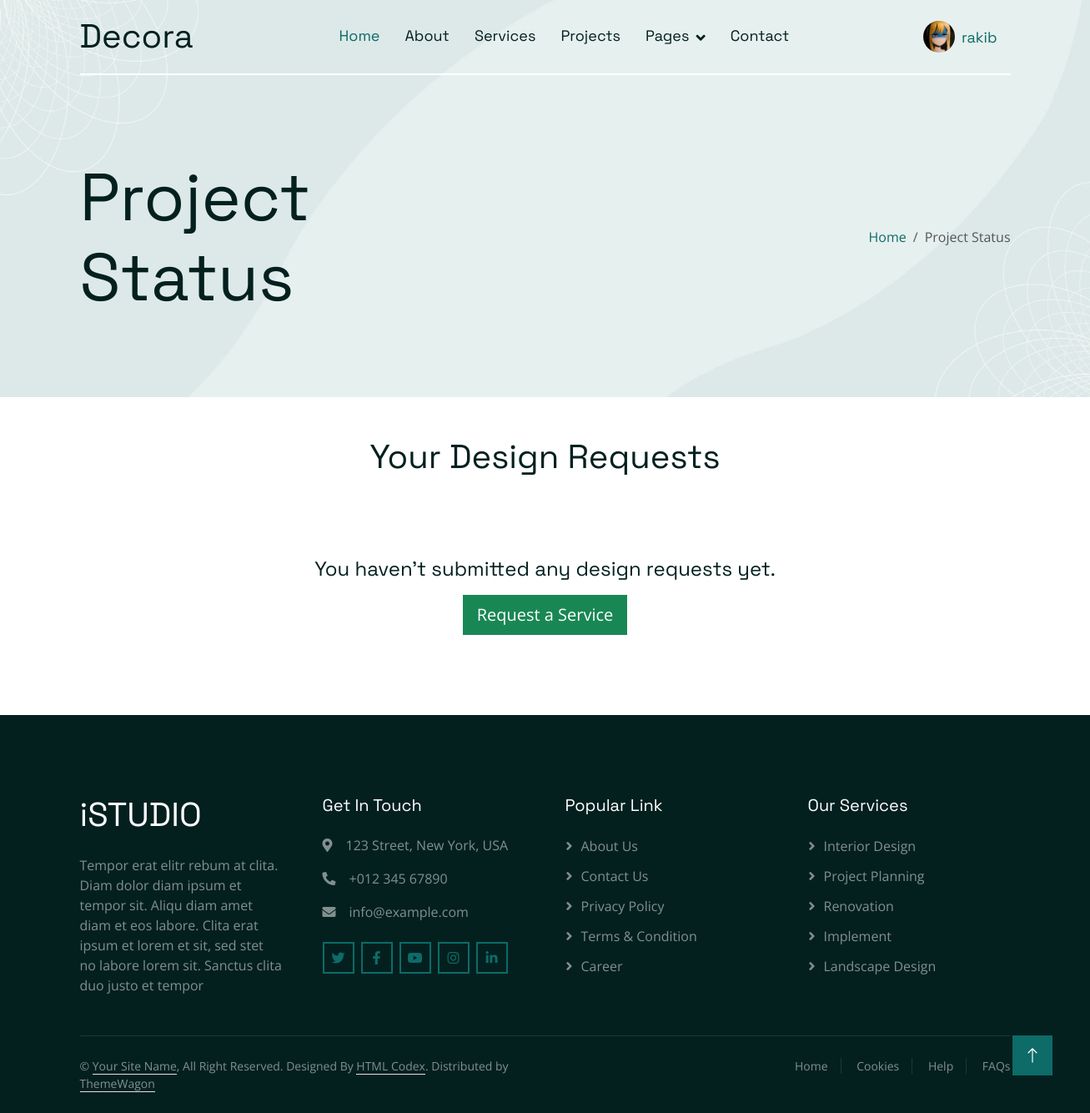
The app's page /project_status.php (signed in), older data.
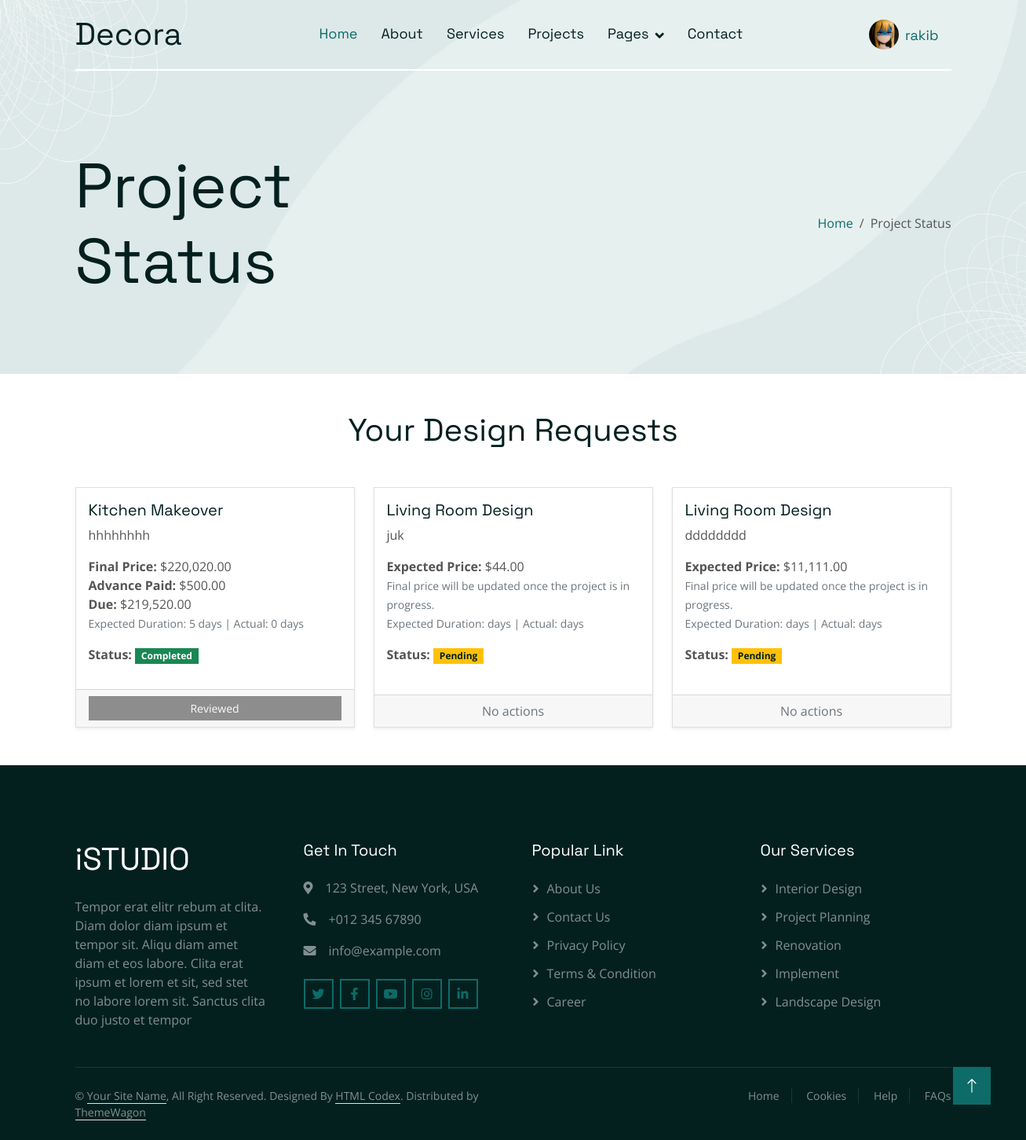
The same page, newer data.
### tables this page shows
CREATE TABLE `service_requests` (
  `id` int(11) NOT NULL,
  `user_id` int(11) DEFAULT NULL,
  `service_id` int(11) DEFAULT NULL,
  `professional_id` int(11) DEFAULT NULL,
  `describe` text DEFAULT NULL,
  `status` enum('pending','in_progress','completed','cancelled') DEFAULT 'pending',
  `price` decimal(10,2) DEFAULT NULL,
  `advance_price` decimal(10,2) NOT NULL DEFAULT 0.00,
  `due_price` decimal(10,2) NOT NULL DEFAULT 0.00,
  `start_date` datetime DEFAULT NULL,
  `end_date` datetime DEFAULT NULL,
  `created_at` datetime DEFAULT current_timestamp(),
  `updated_at` datetime DEFAULT current_timestamp() ON UPDATE current_timestamp(),
  `custom_service` tinyint(1) DEFAULT 0,
  `custom_service_description` text DEFAULT NULL,
  `expected_duration` int(11) DEFAULT NULL,
  `duration` int(11) DEFAULT NULL,
  `expected_price` decimal(10,2) DEFAULT NULL
);

CREATE TABLE `services` (
  `id` int(11) NOT NULL,
  `service_name` varchar(255) NOT NULL,
  `description` text NOT NULL,
  `avg_price` decimal(10,2) DEFAULT NULL,
  `image_url` varchar(255) DEFAULT NULL,
  `created_at` datetime DEFAULT current_timestamp(),
  `updated_at` datetime DEFAULT current_timestamp() ON UPDATE current_timestamp()
);

### project_status.php (the view, shortened to what this page needs)
<?php
$mydb = new mysqli("localhost", "root", "", "decora");
$user_id = $_SESSION['id'];
$sql = "SELECT sr.*, s.service_name
        FROM service_requests sr
        LEFT JOIN services s ON sr.service_id = s.id
        WHERE sr.user_id = $user_id
        ORDER BY sr.created_at DESC";
$result = $mydb->query($sql);
?>
<!DOCTYPE html>
<html lang="en">
<head>
    <link href="https://cdnjs.cloudflare.com/ajax/libs/font-awesome/5.10.0/css/all.min.css" rel="stylesheet">
    <link href="https://cdn.jsdelivr.net/npm/bootstrap-icons@1.4.1/font/bootstrap-icons.css" rel="stylesheet">
    <link href="lib/animate/animate.min.css" rel="stylesheet">
    <link href="lib/owlcarousel/assets/owl.carousel.min.css" rel="stylesheet">
    <link href="css/bootstrap.min.css" rel="stylesheet">
    <link href="css/style.css" rel="stylesheet">
</head>
<body>
<?php include("inc/nav.php"); ?>
<div class="container-fluid pb-5 bg-primary hero-header">
    <div class="container py-5">
        <div class="row g-3 align-items-center">
            <div class="col-lg-6 text-center text-lg-start">
                <h1 class="display-1 mb-0 animated slideInLeft">Project Status</h1>
            </div>
            <div class="col-lg-6 animated slideInRight">
                <nav aria-label="breadcrumb">
                    <ol class="breadcrumb justify-content-center justify-content-lg-end mb-0">
                        <li class="breadcrumb-item"><a class="text-primary" href="index.php">Home</a></li>
                        <li class="breadcrumb-item text-secondary active" aria-current="page">Project Status</li>
                    </ol>
                </nav>
            </div>
        </div>
    </div>
</div>
<div class="py-5">
    <div class="container">
        <h1 class="text-center mb-5 wow fadeIn" data-wow-delay="0.1s">Your Design Requests</h1>
        <?php if($result->num_rows > 0): ?>
            <div class="row g-4 wow fadeIn" data-wow-delay="0.3s">
                <?php while($req = $result->fetch_object()): ?>
                <div class="col-md-6 col-lg-4">
                    <div class="card shadow-sm h-100">
                        <div class="card-body">
                            <h5 class="card-title"><?= $req->service_name ?? $req->custom_service_description; ?></h5>
                            <p class="card-text"><?= nl2br($req->describe); ?></p>
                            <p>
                                <?php if($req->price > 0): ?>
                                    <strong>Final Price: </strong>$<?= number_format($req->price, 2); ?><br>
                                    <strong>Advance Paid: </strong>$<?= number_format($req->advance_price, 2); ?><br>
                                    <strong>Due: </strong>$<?= number_format($req->due_price, 2); ?><br>
                                <?php else: ?>
                                    <strong>Expected Price: </strong>$<?= number_format($req->expected_price, 2); ?><br>
                                    <small class="text-muted">Final price will be updated once the project is in progress.</small><br>
                                <?php endif; ?>
                                <small class="text-muted">Expected Duration: <?= $req->expected_duration ?> days | Actual: <?= $req->duration ?> days</small>
                            </p>
                            <p>
                                <strong>Status: </strong>
                                <?php
                                    switch($req->status) {
                                        case 'pending': echo '<span class="badge bg-warning text-dark">Pending</span>'; break;
                                        case 'completed': echo '<span class="badge bg-success">Completed</span>'; break;
                                    }
                                ?>
                            </p>
                        </div>
                        <div class="card-footer text-center">
                            <?php
                            $reviewCheck = $mydb->query("SELECT id FROM reviews WHERE service_request_id=".$req->id." LIMIT 1");
                            $reviewExists = $reviewCheck->num_rows > 0;
                            ?>
                            <?php if($req->status == 'completed'): ?>
                                <?php if($reviewExists): ?>
                                    <button class="btn btn-sm btn-secondary w-100" disabled>Reviewed</button>
                                <?php else: ?>
                                    <a href="review.php?rid=<?= $req->id; ?>" class="btn btn-sm btn-primary w-100">Leave Review</a>
                                <?php endif; ?>
                            <?php else: ?>
                                <span class="text-muted">No actions</span>
                            <?php endif; ?>
                        </div>
                    </div>
                </div>
                <?php endwhile; ?>
            </div>
        <?php else: ?>
            <div class="text-center py-5 wow fadeIn" data-wow-delay="0.3s">
                <h4 class="mb-3">You haven't submitted any design requests yet.</h4>
                <a href="service.php" class="btn btn-success btn-lg">Request a Service</a>
            </div>
        <?php endif; ?>
    </div>
</div>
<?php include("inc/footer.php"); ?>
<a href="#!" class="btn btn-lg btn-primary btn-lg-square back-to-top"><i class="bi bi-arrow-up"></i></a>
</body>
</html>

### inc/nav.php (shortened to what this page needs)
<?php
$mydb = new mysqli("localhost","root","","decora");
if (isset($_SESSION['id'])) {
    $user_id = $_SESSION['id'];
    $res = $mydb->query("SELECT COUNT(*) AS total FROM service_requests WHERE user_id=$user_id");
}
?>
<div class="container-fluid sticky-top">
    <div class="container">
        <nav class="navbar navbar-expand-lg navbar-light border-bottom border-2 border-white">
            <a href="index.php" class="navbar-brand">
                <h1 class="m-0">Decora</h1>
            </a>
            <div class="collapse navbar-collapse" id="navbarCollapse">
                <div class="navbar-nav mx-auto">
                    <a href="index.php" class="nav-item nav-link active">Home</a>
                    <a href="about.html" class="nav-item nav-link">About</a>
                    <a href="service.php" class="nav-item nav-link">Services</a>
                    <a href="project.html" class="nav-item nav-link">Projects</a>
                    <div class="nav-item dropdown">
                        <a href="#!" class="nav-link dropdown-toggle" data-bs-toggle="dropdown">Pages</a>
                    </div>
                    <a href="contact.php" class="nav-item nav-link">Contact</a>
                </div>
            </div>
            <div class="d-none d-lg-flex ms-3 align-items-center">
                <?php if (!isset($_SESSION["isvalid"])) { ?>
                    <a href="login.php" class="nav-link">
                        <button class="btn btn-outline-success">Log in</button>
                    </a>
                <?php } else { ?>
                    <div class="nav-item dropdown">
                        <a class="nav-link d-flex align-items-center" href="#" data-bs-toggle="dropdown">
                            <img src="<?php if(isset($_SESSION["pic"])){echo $_SESSION["pic"];}else{echo 'img/no_profile.jpg';} ?>" width="38" height="38" class="rounded-circle me-2">
                            <span class="fw-semibold"><?php echo $_SESSION["name"]; ?></span>
                        </a>
                    </div>
                <?php } ?>
            </div>
        </nav>
    </div>
</div>

### inc/footer.php
<div class="container-fluid bg-dark text-white-50 footer pt-5">
        <div class="container py-5">
            <div class="row g-5">
                <div class="col-md-6 col-lg-3 wow fadeIn" data-wow-delay="0.1s">
                    <a href="index.html" class="d-inline-block mb-3">
                        <h1 class="text-white">iSTUDIO</h1>
                    </a>
                    <p class="mb-0">Tempor erat elitr rebum at clita. Diam dolor diam ipsum et tempor sit. Aliqu diam
                        amet diam et eos labore. Clita erat ipsum et lorem et sit, sed stet no labore lorem sit. Sanctus
                        clita duo justo et tempor</p>
                </div>
                <div class="col-md-6 col-lg-3 wow fadeIn" data-wow-delay="0.3s">
                    <h5 class="text-white mb-4">Get In Touch</h5>
                    <p><i class="fa fa-map-marker-alt me-3"></i>123 Street, New York, USA</p>
                    <p><i class="fa fa-phone-alt me-3"></i>+012 345 67890</p>
                    <p><i class="fa fa-envelope me-3"></i>info@example.com</p>
                    <div class="d-flex pt-2">
                        <a class="btn btn-outline-primary btn-square border-2 me-2" href="#!"><i
                                class="fab fa-twitter"></i></a>
                        <a class="btn btn-outline-primary btn-square border-2 me-2" href="#!"><i
                                class="fab fa-facebook-f"></i></a>
                        <a class="btn btn-outline-primary btn-square border-2 me-2" href="#!"><i
                                class="fab fa-youtube"></i></a>
                        <a class="btn btn-outline-primary btn-square border-2 me-2" href="#!"><i
                                class="fab fa-instagram"></i></a>
                        <a class="btn btn-outline-primary btn-square border-2 me-2" href="#!"><i
                                class="fab fa-linkedin-in"></i></a>
                    </div>
                </div>
                <div class="col-md-6 col-lg-3 wow fadeIn" data-wow-delay="0.5s">
                    <h5 class="text-white mb-4">Popular Link</h5>
                    <a class="btn btn-link" href="#!">About Us</a>
                    <a class="btn btn-link" href="#!">Contact Us</a>
                    <a class="btn btn-link" href="#!">Privacy Policy</a>
                    <a class="btn btn-link" href="#!">Terms & Condition</a>
                    <a class="btn btn-link" href="#!">Career</a>
                </div>
                <div class="col-md-6 col-lg-3 wow fadeIn" data-wow-delay="0.7s">
                    <h5 class="text-white mb-4">Our Services</h5>
                    <a class="btn btn-link" href="#!">Interior Design</a>
                    <a class="btn btn-link" href="#!">Project Planning</a>
                    <a class="btn btn-link" href="#!">Renovation</a>
                    <a class="btn btn-link" href="#!">Implement</a>
                    <a class="btn btn-link" href="#!">Landscape Design</a>
                </div>
            </div>
        </div>
        <div class="container wow fadeIn" data-wow-delay="0.1s">
            <div class="copyright">
                <div class="row">
                    <div class="col-md-6 text-center text-md-start mb-3 mb-md-0">
                        &copy; <a class="border-bottom" href="#!">Your Site Name</a>, All Right Reserved.
                        Designed By <a class="border-bottom" href="https://htmlcodex.com">HTML Codex</a>. Distributed by
                        <a class="border-bottom" href="https://themewagon.com" target="_blank">ThemeWagon</a>
                    </div>
                    <div class="col-md-6 text-center text-md-end">
                        <div class="footer-menu">
                            <a href="#!">Home</a>
                            <a href="#!">Cookies</a>
                            <a href="#!">Help</a>
                            <a href="#!">FAQs</a>
                        </div>
                    </div>
                </div>
            </div>
        </div>
    </div>

### css/style.css (style rules this page uses)
.back-to-top { position: fixed; display: none; right: 45px; bottom: 45px; z-index: 99; }
.btn { transition: .5s; }
.btn-square { width: 38px; height: 38px; }
.btn-lg-square { width: 48px; height: 48px; }
.btn-square, .btn-sm-square, .btn-lg-square { padding: 0; display: flex; align-items: center; justify-content: center; font-weight: normal; }
.sticky-top { top: -150px; transition: .5s; }
.navbar { padding: 15px 0; font-family: "Space Grotesk", sans-serif; font-size: 18px; }
.navbar .navbar-nav .nav-link { margin-left: 30px; padding: 0; outline: none; color: var(--bs-dark); }
.navbar .navbar-nav .nav-link:hover, .navbar .navbar-nav .nav-link.active { color: var(--bs-primary) }
.navbar .dropdown-toggle::after { border: none; content: "\f107"; font-family: "Font Awesome 5 Free"; font-weight: 900; vertical-align: middle; margin-left: 8px; }
.hero-header { margin-top: -100px; padding-top: 150px; background: url(../img/hero-bg.jpg) top center no-repeat; background-size: cover; }
.hero-header .breadcrumb-item+.breadcrumb-item::before { color: var(--light); }
.footer .btn.btn-link { display: block; margin-bottom: 10px; padding: 0; text-align: left; color: rgba(255,255,255,.5); font-weight: normal; transition: .3s; }
.footer .btn.btn-link::before { position: relative; content: "\f105"; font-family: "Font Awesome 5 Free"; font-weight: 900; margin-right: 10px; }
.footer .copyright { padding: 25px 0; font-size: 14px; border-top: 1px solid rgba(256, 256, 256, .1); }
.footer .copyright a { color: rgba(255,255,255,.5); }
.footer .footer-menu a { margin-right: 15px; padding-right: 15px; border-right: 1px solid rgba(255, 255, 255, .1); }
.footer .footer-menu a:last-child { margin-right: 0; padding-right: 0; border-right: none; }

Row changes from the older to the newer data that the page shows:
added service_requests: service.service_name "Kitchen Makeover", describe "hhhhhhhh", price "220,020.00", advance_price "500.00", due_price "219,520.00", expected_duration "5", duration "0", status "Completed"
added service_requests: service.service_name "Living Room Design", describe "juk", expected_price "44.00", status "Pending"
added service_requests: service.service_name "Living Room Design", describe "dddddddd", expected_price "11,111.00", status "Pending"
Text that changed along with them:
text no longer shown: "You haven't submitted any design requests yet. Request a Service"
